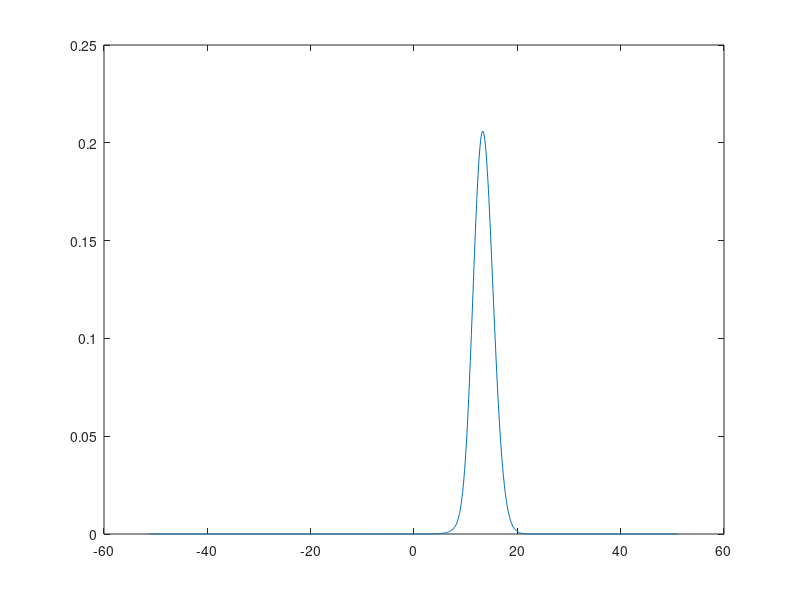

This chart was generated by the following MATLAB code:
% ===================================
% HOMEWORK 3B IN COMP.PHYS. - TASK 2
% ===================================
% By Victor Nilsson, Simon Nilsson
% 2015
%
% Length scale: 1 Å
% Time scale:   1 fs = 1e-15 s
% Energy scale: 1 eV

clear all, clc, close all

% ------ SIMULATION PARAMETERS ---------
hbar        = 1.054/1.602; % JS -> f eV s
d           = 0.5;
m           = 1.66/1.6*1e2;
x_0         = 0;
dx          = 0.1;
n_points    = 2^10;
dp          = 2*pi/(n_points*dx);
dt          = 1;
v_0         = 0.08;
p_0         = sqrt(v_0*2*m);
alpha       = 2.0;


% ----------- VARIABLES ------------
% space samples
x = x_0+dx*((0:n_points-1)-n_points/2);
% and the corresponding samples in momentum space
p = ((0:n_points-1)-n_points/2)*dp;
% Functions handles
Gaussian_Wave_Packet = @(x)1/(pi*d^2)^(1/4)*exp(-(x-x_0).^2/(2*d^2)).*exp(1i*p_0*(x-x_0)/hbar);
Potential_Function = @(x) v_0*cosh(x/alpha).^(-2);
% ----
step_three=Gaussian_Wave_Packet(x);

potential = Potential_Function(x);
exp_potential = exp(-1i/hbar.*potential*dt);
inv_pot = exp(-1i/hbar*(hbar^2*p.^2./(2*m))*dt);

for j=1:n_points/4
    step_one = step_three;
    step_two = fftshift(fft(step_one.*exp_potential));
    step_three = ifft(ifftshift(inv_pot.*step_two));
    plot(x,abs(step_three).^2)
    pause(0.01)
end